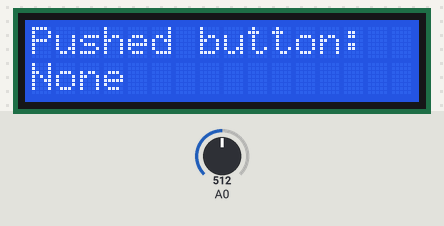
Simulated run of this sketch. Board: Arduino Uno, built with avr-gcc and run on an emulated ATmega328P. Shown: 16×2 character LCD. The inputs (shaded band) are chosen by the test bench; at power-on: A0 = 512. What the sketch prints to the serial monitor is not drawn.

Above: at 1.2 s.
1.3 s: A0 set to 440
At 2.0 s:
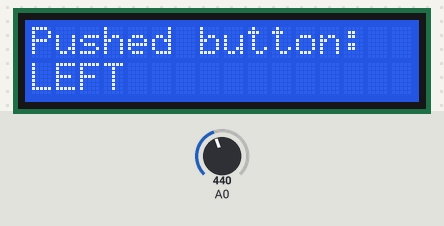
2.9 s: A0 set to 290
At 3.9 s:
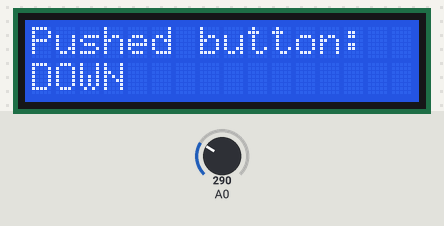
4.4 s: A0 set to 262
5.9 s: A0 set to 233
At 6.7 s:
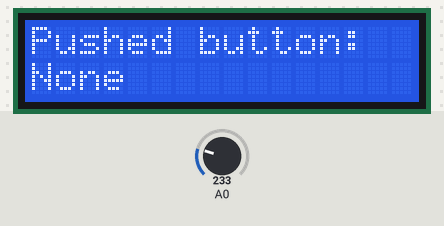
7.4 s: A0 set to 184
At 8.7 s:
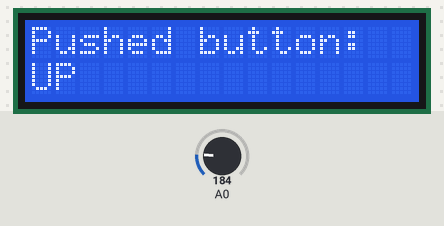
9.0 s: A0 set to 107
10.5 s: A0 set to 89
At 11.5 s:
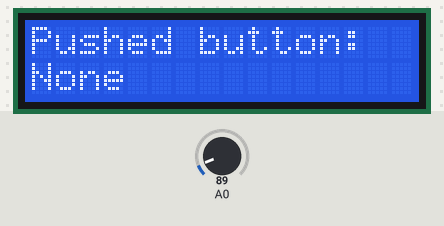
Timing chart, 0 to 13.1 s (numbered marks = the images above; inputs shaded):
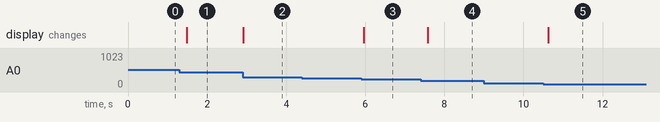

The sketch:

LCD_display.ino
```cpp
#include <LiquidCrystal.h>
// Initialize the LCD
LiquidCrystal lcd(8, 9, 4, 5, 6, 7);
void setup() {
  lcd.begin(16, 2);
  lcd.print("Pushed button: ");
  Serial.begin(9600);
}
void loop() {
  // Move cursor to second line, first position
  lcd.setCursor(0, 1);
  // Read the input on analog pin 0
  int sensorValue = analogRead(A0);
  lcd.print("                "); // Clear the previous button label
  lcd.setCursor(0, 1);
  // Determine which button is pressed based on sensor values
  if (sensorValue < 50) {
    lcd.print("RIGHT");
  } else if (sensorValue >= 100 && sensorValue < 200) {
    lcd.print("UP");
  } else if (sensorValue >= 250 && sensorValue < 300) {
    lcd.print("DOWN");
  } else if (sensorValue >= 400 && sensorValue < 450) {
    lcd.print("LEFT");
  } else if (sensorValue >= 600 && sensorValue < 700) {
    lcd.print("SELECT");
  } else {
    lcd.print("None");
  }
  Serial.println(sensorValue);
  delay(200);  // Delay for debounce
}
```

Measured:
- the behaviour switches between 250 and 249 on A0 (found by bisection; images 2 and 3)
- the behaviour switches between 200 and 199 on A0 (found by bisection; images 3 and 4)
- the behaviour switches between 100 and 99 on A0 (found by bisection; images 4 and 5)
- after the input at 1.3 s, the display: changes after 0.19 s (image 1)
- after the input at 2.9 s, the display: changes at once (image 2)
- after the input at 4.4 s, every drawn part: stays the same
- after the input at 5.9 s, the display: changes after 0.06 s (image 3)
- after the input at 7.4 s, the display: changes after 0.18 s (image 4)
- after the input at 9.0 s, every drawn part: stays the same
- after the input at 10.5 s, the display: changes after 0.13 s (image 5)
